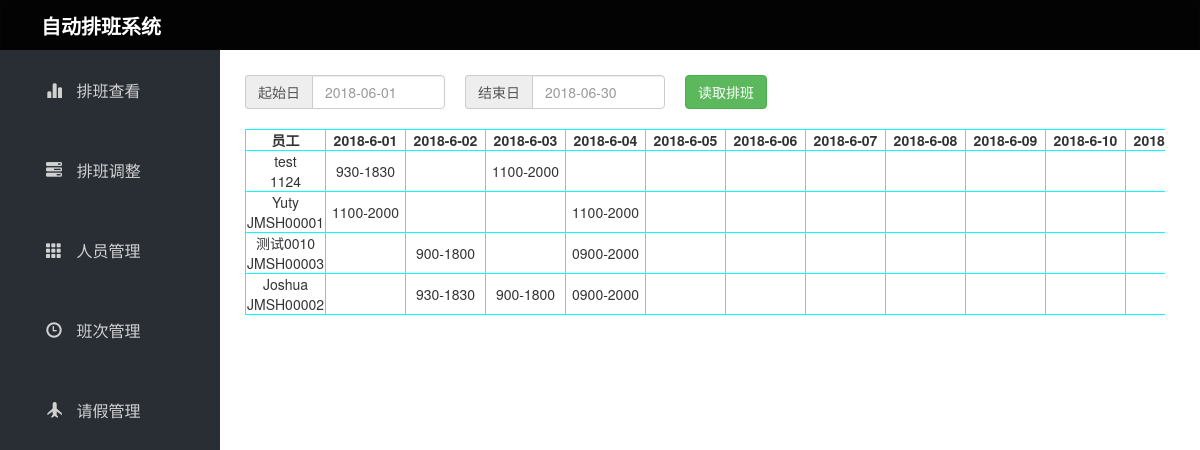
The app's page /schedules/ with its own data.
### AutoShift/models.py (models this page shows)
class Employees(models.Model):
    uid = models.CharField(max_length=20, unique=True)
    name = models.CharField(max_length=20)

class Shifts(models.Model):
    name = models.CharField(max_length=20, unique=True)
    onduty = models.CharField(max_length=5)
    offduty = models.CharField(max_length=5)
    hours = models.FloatField(null=True)

### AutoShift/views.py (the view, shortened to what this page needs)
# urls.py: path('schedules/', views.Schedule.as_view()),
class Schedule(View):
    def get(self, request):
        curr_date = time.localtime()
        query_date_from = "-".join((str(curr_date.tm_year), str(curr_date.tm_mon),"01"))
        query_date_to = "-".join((str(curr_date.tm_year), str(curr_date.tm_mon),
                                  str(calendar.monthrange(curr_date.tm_year, curr_date.tm_mon)[1])))
        date_obj['month'] = query_date_from.split('-')[1]
        date_obj['day_from'] = query_date_from.split('-')[2]
        date_obj['day_to'] = query_date_to.split('-')[2]
        date_list = []
        for i in range(int(date_obj['day_from']), int(date_obj['day_to'])+1):
            day = str(i) if len(str(i)) == 2 else '0' + str(i)
            mon = date_obj['month']
            date = '2018-' + mon + '-' + day
            date_list.append(date)
        date_obj['date_list'] = date_list
        staff_list = []
        obj = models.Workhours.objects.all().order_by('workhours')
        for i in obj:
            staff_list.append({'name': i.employee.name,
                               'uid': i.employee.uid})
        shift_list = []
        for i in staff_list:
            tmp_list = []
            for d in date_obj['date_list']:
                obj = models.Schedule.objects.filter(date=d, employee_id='%s' % i['uid']).first()
                if obj:
                    tmp_list.append(obj.shift.name)
                else:
                    tmp_list.append("")
            shift_list.append({ 'shifts': tmp_list,
                                'name': i['name'],
                                'id': i['uid']})
        return render(request, 'schedule.html', {'shift_list': shift_list, 'date_list': date_list})

### templates/schedule.html (shortened to what this page needs)
{% extends 'base.html' %}
{% block content %}
    <div class="cust-date-select">
        <form action="../schedules/" method="post">
            <div class="input-group">
                <span class="input-group-addon">起始日</span>
                <input type="text" class="form-control" placeholder="2018-06-01" aria-describedby="basic-addon1" name="date_from">
            </div>
            <div class="input-group">
                <span class="input-group-addon">结束日</span>
                <input type="text" class="form-control" placeholder="2018-06-30" aria-describedby="basic-addon1" name="date_to">
            </div>
            <button type="submit"  class="btn btn-success" id="load">读取排班</button>
        </form>
    </div>
    <div id="table-frame">
        <table id='table_hostlist'">
            <thead>
                <tr>
                    <th class="table_common" style="min-width: 80px;">员工</th>
                    {% for item in date_list %}
                        <th class="table_common" style="min-width: 80px;">{{ item }}</th>
                    {% endfor %}
                </tr>
            </thead>
            <tbody>
                {% for item in shift_list %}
                <tr schedule_id="{{ item.id }}">
                    <td class="table_common ">{{ item.name }}<br />{{ item.id }}</td>
                    {% for i in item.shifts %}
                        <td class="table_common">{{ i }}</td>
                    {% endfor %}
                </tr>
                {% endfor %}
            </tbody>
        </table>
    </div>
{% endblock %}

### templates/base.html (style rules this page uses)
.table_common { height: 20px; line-height: 20px; border: 1px solid cyan; text-align: center; width: 100px; }

### templates/schedule.html (style rules this page uses)
#table_hostlist { border: 1px solid cyan; position: absolute; float: left; overflow: scroll; }
#table-frame { width: 1200px; height: 800px; position: relative; margin: 10px; }
.cust-date-select { display: block; }
.cust-date-select .input-group { width: 200px; float: left; margin: 10px; }
.cust-date-select .btn-success { float: left; margin: 10px; }

### records on screen
Employees: name "test", id "1124"
Shifts: shifts "930-1830" "930-1830"
Shifts: shifts "1100-2000" "1100-2000" "1100-2000"
Employees: name "Yuty", id "JMSH00001"
Employees: name "测试0010", id "JMSH00003"
Shifts: shifts "900-1800" "900-1800"
Shifts: shifts "0900-2000" "0900-2000"
Employees: name "Joshua", id "JMSH00002"

### other values on screen
{{ item }} "2018-6-01" "2018-6-02" "2018-6-03" "2018-6-04" "2018-6-05" "2018-6-06" "2018-6-07" "2018-6-08" "2018-6-09" "2018-6-10"
